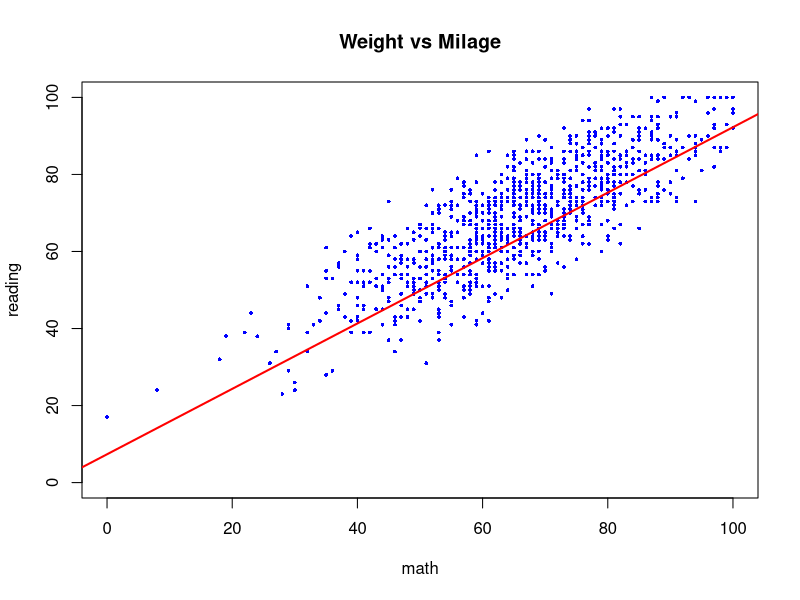

This chart was generated by the following R code:
setwd("F:/Prob_Project")

dataSet<- read.csv("StudentsPerformance.csv", header=TRUE, sep=",")

datafilter <- function(varaibleName){
  if (varaibleName == "math")
    {return (dataSet$math)}
  else if(varaibleName == "reading")
    {return (dataSet$reading);}
  else if(varaibleName == "writing")
    {return (dataSet$writing);}
}

x1 <- datafilter("math");
y1 <- datafilter("reading");
y2 <- datafilter("writing");


plot(x = x1,y = y1,
     xlab = "math",
     ylab = "reading",
     xlim = c(0,100),
     ylim = c(0,100),		 
     col = "blue",
     main = "Weight vs Milage",
     pch = 16,
     cex = .5
)
abline(lm(x1~y1),col = "red",lwd = 2)



